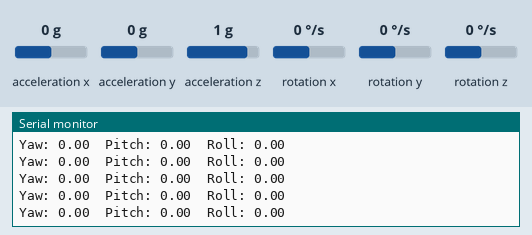
Simulated run of this sketch. Board: ESP32. On the bench: the last lines printed to the serial monitor. Inputs (shaded band) come from the test bench; at power-on: acceleration x 0 g, acceleration y 0 g, acceleration z 1 g, rotation z 0 °/s, rotation x 0 °/s, rotation y 0 °/s.

Above: at 2.7 s.
2.8 s: acceleration x set to -1.4 g
At 3.7 s:
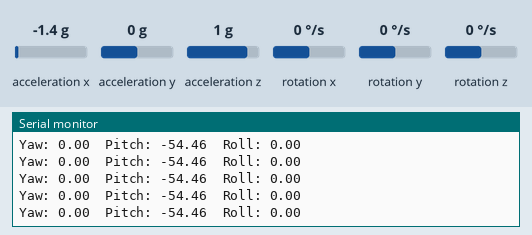
4.3 s: acceleration y set to -1.4 g
At 4.9 s:
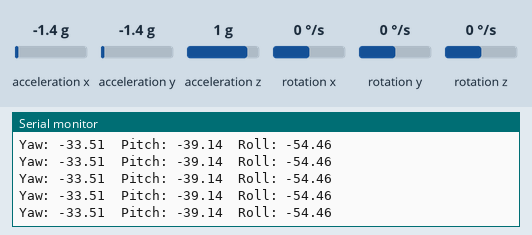
5.8 s: acceleration z set to -1.4 g
At 6.5 s:
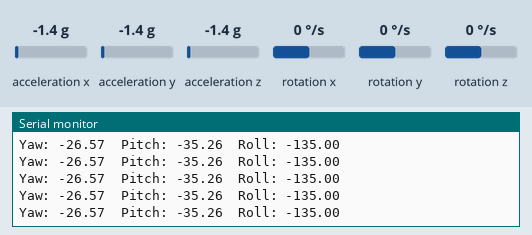
7.3 s: rotation z set to -192 °/s
At 8.3 s:
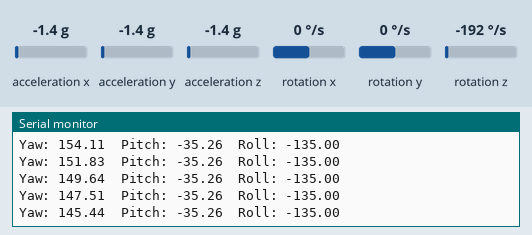
Timing chart, 0 to 9.8 s (numbered marks = the images above; inputs shaded):
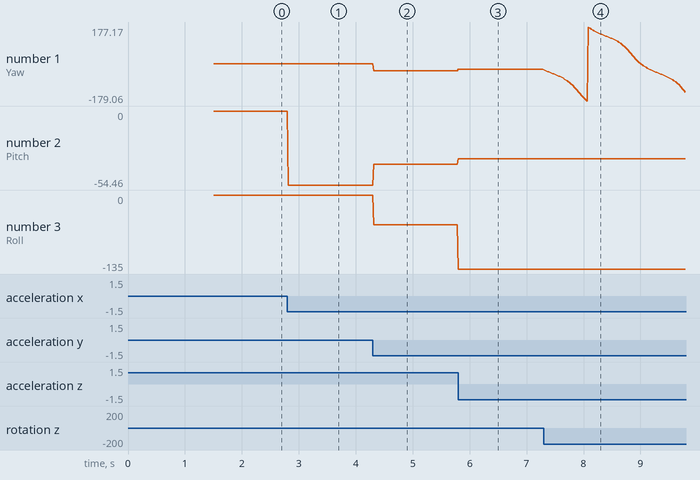

Measured:
- after the input at 2.8 s, the serial monitor: prints a new line at once (image 1)
- after the input at 4.3 s, the serial monitor: prints a new line at once (image 2)
- after the input at 5.8 s, the serial monitor: prints a new line at once (image 3)
- after the input at 7.3 s, the serial monitor: prints a new line at once (image 4)
- plotted number 1: 0 → -33.51 after the input at 4.3 s, -33.51 → -26.57 after the input at 5.8 s, -26.57 → -136.18 after the input at 7.3 s
- plotted number 2: 0 → -54.46 after the input at 2.8 s, -54.46 → -39.14 after the input at 4.3 s, -39.14 → -35.26 after the input at 5.8 s
- plotted number 3: -54.46 → -135 after the input at 5.8 s

The sketch:

Single_IMU_Data.ino
```cpp
#include "Wire.h"
#include "I2Cdev.h"
#include "MPU6050_6Axis_MotionApps20.h"

// Define custom I2C pins for ESP32
#define SDA_PIN 21
#define SCL_PIN 22

MPU6050 mpu1(0x68);  // Default I2C address for MPU6050

bool dmpReady1 = false;
uint8_t devStatus1;
uint8_t fifoBuffer1[64];

Quaternion q;
VectorFloat gravity;
float ypr[3];

void setupMPU(MPU6050 &mpu, bool &dmpReady) {
  Serial.println(F("Initializing MPU6050..."));
  mpu.initialize();
  Serial.println(mpu.testConnection() ? F("MPU6050 connection successful") : F("MPU6050 connection failed"));

  Serial.println(F("Initializing DMP..."));
  devStatus1 = mpu.dmpInitialize();

  if (devStatus1 == 0) {
    mpu.CalibrateAccel(100);
    mpu.CalibrateGyro(100);
    mpu.PrintActiveOffsets();
    Serial.println(F("Enabling DMP..."));
    mpu.setDMPEnabled(true);
    dmpReady = true;
    Serial.println(F("DMP ready!"));
  } else {
    Serial.print(F("DMP Initialization failed (code "));
    Serial.print(devStatus1);
    Serial.println(F(")"));
  }
}

void readMpuData(MPU6050 &mpu, uint8_t *fifoBuffer) {
  if (mpu.dmpGetCurrentFIFOPacket(fifoBuffer)) {
    mpu.dmpGetQuaternion(&q, fifoBuffer);
    mpu.dmpGetGravity(&gravity, &q);
    mpu.dmpGetYawPitchRoll(ypr, &q, &gravity);

    // Convert to degrees for easy reading
    float yaw = ypr[0] * 180 / M_PI;
    float pitch = ypr[1] * 180 / M_PI;
    float roll = ypr[2] * 180 / M_PI;

    Serial.print("Yaw: ");
    Serial.print(yaw);
    Serial.print("\tPitch: ");
    Serial.print(pitch);
    Serial.print("\tRoll: ");
    Serial.println(roll);
  }
}

void setup() {
  Serial.begin(115200);
  Wire.begin(SDA_PIN, SCL_PIN);
  Wire.setClock(400000);
  delay(1000);
  setupMPU(mpu1, dmpReady1);
}

void loop() {
  if (!dmpReady1) return;
  readMpuData(mpu1, fifoBuffer1);
  delay(10);
}
```
